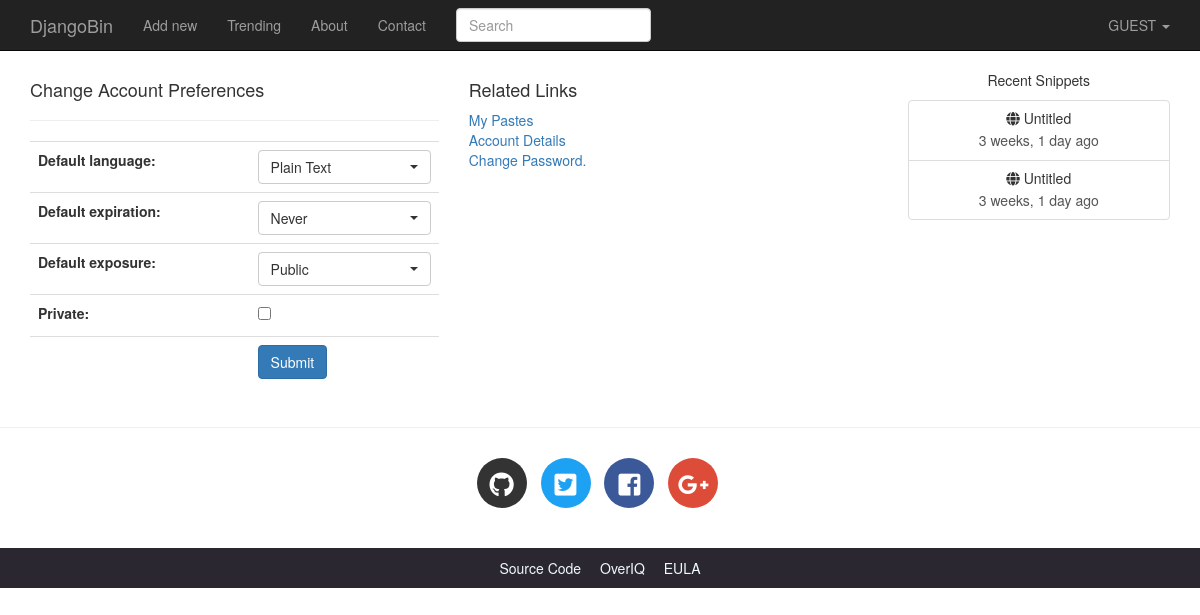
The app's page /settings/ (signed in) with its own data.
### djangobin/models.py (models this page shows, shortened)
class Author(models.Model):
    user = models.OneToOneField(User, on_delete=models.CASCADE, related_name='profile')
    default_language = models.ForeignKey(Language, on_delete=models.CASCADE,
                                         default=get_default_language)
    default_exposure = models.CharField(max_length=10, choices=Pref.exposure_choices,
                                        default=Pref.SNIPPET_EXPOSURE_PUBLIC)
    default_expiration = models.CharField(max_length=10, choices=Pref.expiration_choices,
                                        default=Pref.SNIPPET_EXPIRE_NEVER)
    private = models.BooleanField(default=False)
    views = models.IntegerField(default=0)

class Snippet(models.Model):
    title = models.CharField(max_length=200, blank=True)
    original_code = models.TextField()
    highlighted_code = models.TextField(blank=True, help_text="Read only field. Will contain the"
                                    " syntax-highlited version of the original code.")
    expiration = models.CharField(max_length=10, choices=Pref.expiration_choices)
    exposure = models.CharField(max_length=10, choices=Pref.exposure_choices)
    hits = models.IntegerField(default=0, help_text='Read only field. Will be updated after every visit to snippet.')
    slug = models.SlugField(help_text='Read only field. Will be filled automatically.')
    created_on = models.DateTimeField(auto_now_add=True)
    language = models.ForeignKey(Language, on_delete=models.CASCADE)
    user = models.ForeignKey(User, on_delete=models.CASCADE)
    tags = models.ManyToManyField('Tag', blank=True)
    class Meta:
        ordering = ['-created_on']
    def get_absolute_url(self):
        return reverse('djangobin:snippet_detail', args=[self.slug])

### djangobin/views.py (the view)
# urls.py: path('settings/', views.settings, name='settings'),
@login_required
def settings(request):
    user = get_object_or_404(User, id=request.user.id)
    if request.method == 'POST':
        f = SettingForm(request.POST, instance=user.profile)
        if f.is_valid():
            f.save()
            messages.add_message(request, messages.INFO, 'Settings Saved.')
            return redirect(reverse('djangobin:settings'))
    else:
        f = SettingForm(instance=user.profile)
    return render(request, 'djangobin/settings.html', {'form': f})

### djangobin/forms.py
class SettingForm(forms.ModelForm):
    class Meta:
        model = Author
        fields = ('default_language', 'default_expiration' , 'default_exposure' , 'private')
        widgets = {
            'default_language': forms.Select(attrs={'class': 'selectpicker foo form-control',
                                                    'data-live-search': 'true',
                                                    'data-size': '5'}),
            'default_expiration': forms.Select(attrs={'class': 'selectpicker form-control'}),
            'default_exposure': forms.Select(attrs={'class': 'selectpicker form-control'})
        }

### djangobin/context_processors.py (called while the page is built)
def recent_snippets(request):
    return dict(recent_snippets=Snippet.objects.filter(exposure='public').order_by("-id")[:8])

### djangobin/models.py (called while the page is built)
    def __str__(self):
        return self.name

### djangobin/templates/djangobin/settings.html (shortened to what this page needs)
{% extends 'djangobin/base.html' %}
{% load static %}
{% load humanize %}
{% block main %}
    <div class="row">
        <div class="col-lg-6 col-md-6 col-sm-6">
            <h4>Change Account Preferences</h4>
            <hr>
            <form action="" method="post" class="form-horizontal" >
                <table class="table">
                    {{ form.as_table }}
                    <tr>
                        <td>&nbsp;</td>
                        <td><button type="submit" class="btn btn-primary">Submit</button></td>
                    </tr>
                </table>
            </form>
        </div>
        <div class="col-lg-6 col-md-6 col-sm-6">
            <h4>Related Links</h4>
            <p>
                <a href="">My Pastes</a> <br>
                <a href="">Account Details</a> <br>
                <a href="/password-change/">Change Password.</a> <br>
            </p>
        </div>
    </div>
{% endblock %}

### djangobin/templates/djangobin/base.html (shortened to what this page needs)
<!DOCTYPE html>
<html lang="en">
<head>
    {% load static %}
    {% load humanize %}
    <link rel="stylesheet" href="{% static 'djangobin/css/bootstrap.min.css' %}" >
    <link rel="stylesheet" href="{% static 'djangobin/css/bootstrap-select.min.css' %}" >
    <link href="https://use.fontawesome.com/releases/v5.0.7/css/all.css" rel="stylesheet">
    <link rel="stylesheet" href="{% static 'djangobin/css/main.css' %}">
    <link rel="stylesheet" href="{% static 'djangobin/css/default.css' %}">
</head>
<body>
<nav class="navbar navbar-default navbar-inverse navbar-fixed-top">
    <div class="container">
        <div class="navbar-header">
            <a class="navbar-brand" href="{% url 'djangobin:index' %}">DjangoBin</a>
        </div>
        <div class="collapse navbar-collapse" id="bs-example-navbar-collapse-1">
            <ul class="nav navbar-nav">
                <li {% if request.path == '/' %}class='active'{% endif %} >
                    <a href="{% url 'djangobin:index' %}">Add new</a>
                </li>
                <li {% if request.path == '/trending/' %}class='active'{% endif %}>
                    <a href="{% url 'djangobin:trending_snippets' %}">Trending<span class="sr-only">(current)</span></a>
                </li>
                <li {% if request.path == '/about/' %}class='active'{% endif %}>
                    <a href="{% url 'djangobin:about' %}">About</a>
                </li>
                <li {% if request.path == '/contact/' %}class='active'{% endif %}>
                    <a href="{% url 'djangobin:contact' %}">Contact</a>
                </li>
            </ul>
            <form action="{% url 'djangobin:search' %}" class="navbar-form navbar-left" method="get">
                <div class="form-group">
                    <input type="text" name="query" class="form-control"
                           placeholder="Search" value="{{ request.GET.query }}">
                </div>
            </form>
            <ul class="nav navbar-nav navbar-right">
                <li class="dropdown">
                    <a href="#" class="dropdown-toggle" data-toggle="dropdown" role="button"
                       aria-haspopup="true" aria-expanded="false">
                        {% if request.user.is_authenticated %}
                            {{ request.user.username|upper }}
                        {% else %}
                            GUEST
                        {% endif %}
                        <span class="caret"></span>
                    </a>
                </li>
            </ul>
        </div>
    </div>
</nav>
<div class="container">
    <div class="row">
        <div class="col-lg-9 col-md-9">
            {% block main %}{% endblock %}
        </div>
        <div class="col-lg-3 col-md-3 text-center hidden-sm hidden-xs">
            <p>Recent Snippets</p>
            <div class="list-group">
                {% for recent_snippet in recent_snippets %}
                    <a href="{{ recent_snippet.get_absolute_url }}" class="list-group-item">
                        <h5 class="list-group-item-heading"><span class="fa fa-globe
"></span> {{ recent_snippet.title }}</h5>
                        <p class="list-group-item-text">{{ recent_snippet.created_on|naturaltime }}</p>
                    </a>
                {% endfor %}
            </div>
        </div>
    </div>
</div>
<hr>
<footer>
    <div class="social-icons">
        <div class="container text-center">
            <ul class="list-inline">
                <li class="list-inline-item social-github">
                    <a href="https://github.com/">
                        <i class="fab fa-github"></i>
                    </a>
                </li>
                <li class="list-inline-item social-twitter">
                    <a href="https://twitter.com/">
                        <i class="fab fa-twitter-square"></i>
                    </a>
                </li>
                <li class="list-inline-item social-facebook">
                    <a href="https://www.facebook.com/">
                        <i class="fab fa-facebook-square"></i>
                    </a>
                </li>
                <li class="list-inline-item social-google-plus">
                    <a href="https://plus.google.com/">
                        <i class="fab fa-google-plus-g"></i>
                    </a>
                </li>
            </ul>
        </div>
    </div>
    <div class="main-footer">
        <div class="container text-center">
            <ul>
                <li><a href="#">Source Code</a></li>
                <li><a href="https://overiq.com/">OverIQ</a></li>
                <li><a href="{% url 'djangobin:eula' %}">EULA</a></li>
            </ul>
        </div>
    </div>
</footer>
</body>
</html>

### djangobin/static/djangobin/css/main.css (style rules this page uses)
body { padding-top: 70px; }
.social-icons { margin: 30px 0; }
footer .social-icons ul.list-inline li a { display: block; width: 50px; height: 50px; color: #fff; border-radius: 100%; font-size: 25px; line-height: 50px; }
footer .social-icons ul.list-inline li.social-github a { background-color: #333; transition: all .2s ease-in-out; }
footer .social-icons ul.list-inline li.social-twitter a { background-color: #1da1f2; transition: all .2s ease-in-out; }
footer .social-icons ul.list-inline li.social-facebook a { background-color: #3b5998; transition: all .2s ease-in-out; }
footer .social-icons ul.list-inline li.social-google-plus a { background-color: #dd4b39; transition: all .2s ease-in-out; }
.main-footer { background-color: #2a2730; }
.main-footer ul { margin-top: 10px; padding-left: 0; }
.main-footer li { display: inline; }
.main-footer li a { color: aliceblue; }
.main-footer li+ li { margin-left: 15px; }

### records on screen
Snippet: title "Untitled", created_on "3 weeks, 1 day ago"
Snippet: title "Untitled", created_on "3 weeks, 1 day ago"

### other values on screen
{{ request.user.username|upper }} "GUEST"
